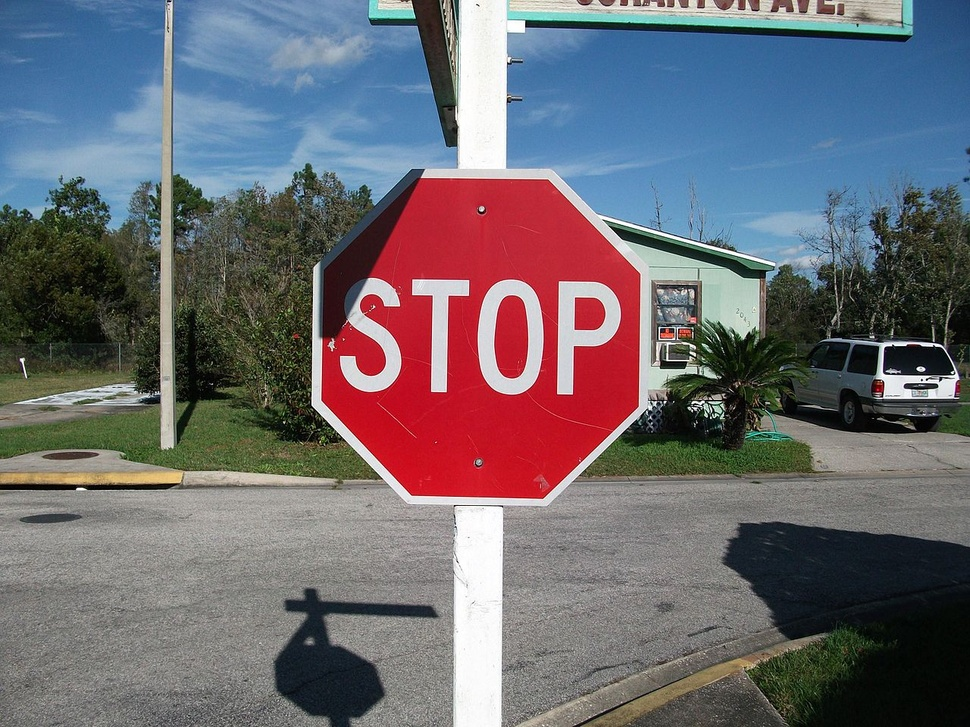
#> input picture Task1_image Recognition/Stop_sign_(1).jpg, 970 x 727 px, shrunk from 1280 x 960 before the run
$ python -i main.py   (imports and definitions only)
#> lines starting #> are read from the running program, lines starting #| are printed output that depends on the picture
import cv2
import tkinter as tk
from tkinter import filedialog
from matplotlib import pyplot as plt
from PIL import Image, ImageTk

# Load Haar Cascade XML file for stop sign detection
stop_data = cv2.CascadeClassifier("stop_data.xml")

def open_image():
    file_path = filedialog.askopenfilename(filetypes=[("Image files", "*.jpg *.jpeg *.png")])
#> the answer given: Stop_sign_(1).jpg
    if file_path:
        img = cv2.imread(file_path)
#> img is the input picture: shape (727, 970, 3); mean B, G, R 112.2, 105.5, 108.5
        img_gray = cv2.cvtColor(img, cv2.COLOR_BGR2GRAY)
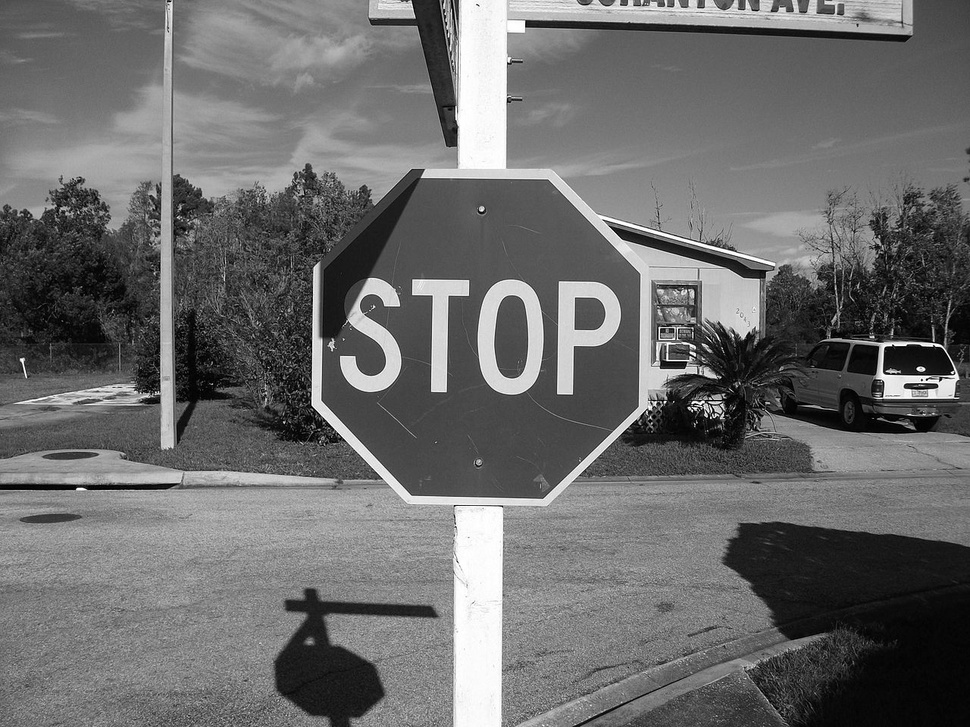
#> img_gray: shape (727, 970); min 0, max 255, mean 107.2
        img_rgb = cv2.cvtColor(img, cv2.COLOR_BGR2RGB)

        # Detect stop signs
        found = stop_data.detectMultiScale(img_gray, minSize=(20, 20))
#> found = [[325, 153, 362, 362]]
        if len(found) != 0:
            for (x, y, width, height) in found:
                cv2.rectangle(img_rgb, (x, y), (x + height, y + width), (0, 255, 0), 5)
#> this loop made 1 pass
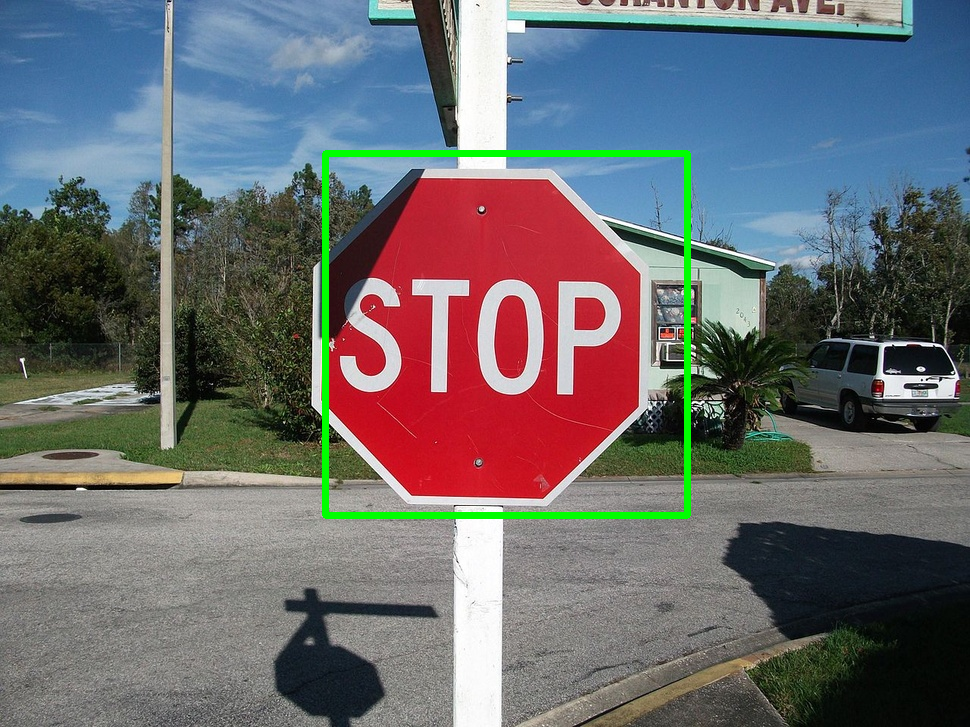
#> img_rgb: shape (727, 970, 3); mean R, G, B 106.7, 107.4, 110.3

        # Display the image with detected stop signs
        plt.imshow(img_rgb)
        plt.axis("off")
        plt.show()

# Create a simple Tkinter GUI
# [2 lines not run here, left out]

# Add a button to open an image
# [1 line that did not run here, left out]
# [3 lines not run here, left out]

>>> result = open_image()
